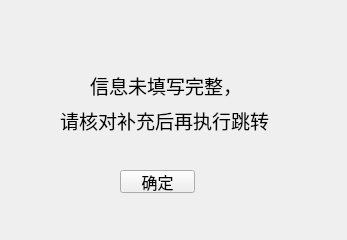
<?xml version="1.0" encoding="UTF-8"?>
<ui version="4.0">
 <class>notice</class>
 <widget class="QWidget" name="notice">
  <property name="geometry">
   <rect>
    <x>0</x>
    <y>0</y>
    <width>347</width>
    <height>240</height>
   </rect>
  </property>
  <property name="windowTitle">
   <string>Form</string>
  </property>
  <widget class="QLabel" name="label">
   <property name="geometry">
    <rect>
     <x>90</x>
     <y>70</y>
     <width>151</width>
     <height>31</height>
    </rect>
   </property>
   <property name="font">
    <font>
     <family>幼圆</family>
     <pointsize>14</pointsize>
    </font>
   </property>
   <property name="text">
    <string>信息未填写完整，</string>
   </property>
  </widget>
  <widget class="QLabel" name="label_2">
   <property name="geometry">
    <rect>
     <x>60</x>
     <y>110</y>
     <width>221</width>
     <height>21</height>
    </rect>
   </property>
   <property name="font">
    <font>
     <family>幼圆</family>
     <pointsize>14</pointsize>
    </font>
   </property>
   <property name="text">
    <string>请核对补充后再执行跳转</string>
   </property>
  </widget>
  <widget class="QPushButton" name="pushButton">
   <property name="geometry">
    <rect>
     <x>120</x>
     <y>170</y>
     <width>75</width>
     <height>23</height>
    </rect>
   </property>
   <property name="font">
    <font>
     <family>幼圆</family>
     <pointsize>12</pointsize>
    </font>
   </property>
   <property name="text">
    <string>确定</string>
   </property>
  </widget>
 </widget>
 <resources/>
 <connections/>
</ui>
